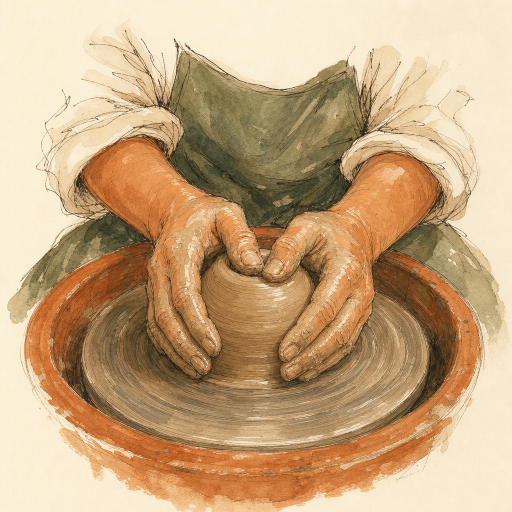
#> input picture style/anchor.png, 1024 x 1024 px (shown at 1/2 size)
$ python palettegen.py
#> lines starting #> are read from the running program, lines starting #| are printed output that depends on the picture
#!/usr/bin/env python3
"""
palettegen.py - Suggest a style/palette.json from the colors of style/anchor.png.

Role-aware, not "top 5 colors": each palette role has a job, so clusters are
chosen for function and guarded for legibility:
  primary    most saturated mid-tone cluster (titles/headings) - darkened until
             it has >= 3:1 contrast on the page background
  secondary  next saturated cluster with a clearly different hue
  ink        darkest cluster (body text) - darkened until >= 7:1 contrast
  page_bg    always #FFFFFF (figures are generated on white; a non-white page
             shows boxes around them unless the figure background is changed too)
  tint       page_bg mixed with 12% of secondary (faint row shading)

Deterministic for a given anchor. Never overwrites an existing palette.json:
if one exists, writes style/palette.json.suggested instead.

Usage: python scripts/palettegen.py   (run from the project root)
"""
import colorsys
import json
import sys
from pathlib import Path
from PIL import Image

ROOT = Path(__file__).resolve().parent.parent
ANCHOR = ROOT / "style" / "anchor.png"
TARGET = ROOT / "style" / "palette.json"
SUGGESTED = ROOT / "style" / "palette.json.suggested"


def luminance(rgb):
    def chan(c):
        c /= 255.0
        return c / 12.92 if c <= 0.04045 else ((c + 0.055) / 1.055) ** 2.4
    r, g, b = (chan(c) for c in rgb)
    return 0.2126 * r + 0.7152 * g + 0.0722 * b


def contrast(rgb_a, rgb_b):
    la, lb = luminance(rgb_a), luminance(rgb_b)
    hi, lo = max(la, lb), min(la, lb)
    return (hi + 0.05) / (lo + 0.05)


def darken_until(rgb, bg, ratio):
    rgb = list(rgb)
    for _ in range(40):
        if contrast(rgb, bg) >= ratio:
            break
        rgb = [int(c * 0.92) for c in rgb]
    return tuple(rgb)


def hue_dist(h1, h2):
    d = abs(h1 - h2)
    return min(d, 1.0 - d)


def hexs(rgb):
    return "#{:02X}{:02X}{:02X}".format(*rgb)


def main():
    if not ANCHOR.is_file():
        print("PALETTEGEN FAILED: style/anchor.png not found - create the anchor first (/style-anchor)")
        sys.exit(1)

    img = Image.open(ANCHOR).convert("RGB").resize((150, 150))
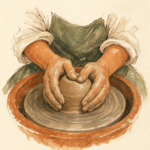
#> img: PIL image 150x150 RGB; mean R, G, B 198.8, 166.7, 128
    q = img.quantize(colors=10, method=Image.MEDIANCUT)
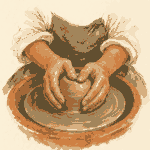
#> q: PIL image 150x150 P; mean R, G, B 200.3, 167.6, 128.9
    counts = sorted(q.getcolors(150 * 150), reverse=True)  # (count, idx)
#> counts = [(3190, 2), (2968, 7), (2743, 9), (2290, 4), (2103, 8), (1983, 6), (1839, 0), (1830, 1), (1810, 5), (1744, 3)]
    pal = q.getpalette()
#> pal = 30 values, max 251 at index 0, min 48 at index 29, mean 168.7
    clusters = []
    for count, idx in counts:
        rgb = tuple(pal[idx * 3: idx * 3 + 3])
        h, s, v = colorsys.rgb_to_hsv(*(c / 255.0 for c in rgb))
        clusters.append({"rgb": rgb, "h": h, "s": s, "v": v,
                         "lum": luminance(rgb), "n": count})
#> this loop made 10 passes
#> (count, idx, rgb, h, s, v, r in luminance) on passes 1 to 10: (3190, 2, (249, 236, 210), 0.111, 0.157, 0.976, 0.947), (2968, 7, (162, 133, 91), 0.0986, 0.438, 0.635, 0.361), (2743, 9, (98, 79, 48), 0.103, 0.51, 0.384, 0.122), (2290, 4, (214, 175, 128), 0.0911, 0.402, 0.839, 0.672), (2103, 8, (163, 104, 56), 0.0748, 0.656, 0.639, 0.366), (1983, 6, (206, 128, 68), 0.0725, 0.67, 0.808, 0.617), (1839, 0, (251, 240, 215), 0.116, 0.143, 0.984, 0.965), (1830, 1, (251, 239, 214), 0.113, 0.147, 0.984, 0.965), (1810, 5, (209, 147, 90), 0.0798, 0.569, 0.82, 0.638), (1744, 3, (242, 223, 191), 0.105, 0.211, 0.949, 0.888)
#> after the loop, clusters = 10 items

    white = (255, 255, 255)

    # ink: darkest cluster, guarded to >= 7:1 on white
    ink = darken_until(min(clusters, key=lambda c: c["lum"])["rgb"], white, 7.0)
#> ink = (98, 79, 48)

    # primary: most saturated mid-tone cluster, guarded to >= 3:1 on white
    mid = [c for c in clusters if 0.12 <= c["lum"] <= 0.65 and c["s"] >= 0.25]
#> mid = 5 items
    pool = mid or sorted(clusters, key=lambda c: -c["s"])[:3]
#> pool = 5 items
    prim_c = max(pool, key=lambda c: c["s"])
#> prim_c = {'rgb': (206, 128, 68), 'h': 0.0725, 's': 0.67, 'v': 0.808, 'lum': 0.29, 'n': 1983}
    primary = darken_until(prim_c["rgb"], white, 3.0)
#> primary = (206, 128, 68)

    # secondary: a different-hue cluster; score favors hue distance from primary
    # over raw saturation, so e.g. a muted green beats a vivid same-family brown
    others = [c for c in clusters if c is not prim_c and c["s"] >= 0.08
              and c["lum"] <= 0.75]
#> others = 5 items
    others = [c for c in others if hue_dist(c["h"], prim_c["h"]) >= 20 / 360]
#> others = []
    if others:
        sec_c = max(others, key=lambda c: c["s"] * (0.3 + hue_dist(c["h"], prim_c["h"])))["rgb"]
    else:  # fallback: a muted, darker take on the second most saturated cluster
        rest = [c for c in clusters if c is not prim_c]
#> rest = 9 items
        base = max(rest, key=lambda c: c["s"])["rgb"]
#> base = (163, 104, 56)
        sec_c = tuple(int(c * 0.8) for c in base)
#> sec_c = (130, 83, 44)
    secondary = darken_until(sec_c, white, 3.0)
#> secondary = (130, 83, 44)

    # tint: 12% of secondary mixed into white
    tint = tuple(int(255 - (255 - c) * 0.12) for c in secondary)
#> tint = (240, 234, 229)

    palette = {"primary": hexs(primary), "secondary": hexs(secondary),
               "ink": hexs(ink), "page_bg": "#FFFFFF", "tint": hexs(tint)}
#> palette = {'primary': '#CE8044', 'secondary': '#82532C', 'ink': '#624F30', 'page_bg': '#FFFFFF', 'tint': '#F0EAE5'}

    out = SUGGESTED if TARGET.exists() else TARGET
    out.write_text(json.dumps(palette, indent=2) + "\n", encoding="utf-8")

    for k, v in palette.items():
        print(f"{k:9s} {v}")
#> this loop made 5 passes
#> (k, v) on passes 1 to 5: ('primary', '#CE8044'), ('secondary', '#82532C'), ('ink', '#624F30'), ('page_bg', '#FFFFFF'), ('tint', '#F0EAE5')
#| primary   #CE8044
#| secondary #82532C
#| ink       #624F30
#| page_bg   #FFFFFF
#| tint      #F0EAE5
    if out is SUGGESTED:
        print(f"wrote {out.relative_to(ROOT)}  (existing palette.json left untouched - "
              "review and copy over it if you like the suggestion)")
    else:
        print(f"wrote {out.relative_to(ROOT)}  (edit it to taste; /rebuild applies it)")


if __name__ == "__main__":
    main()
